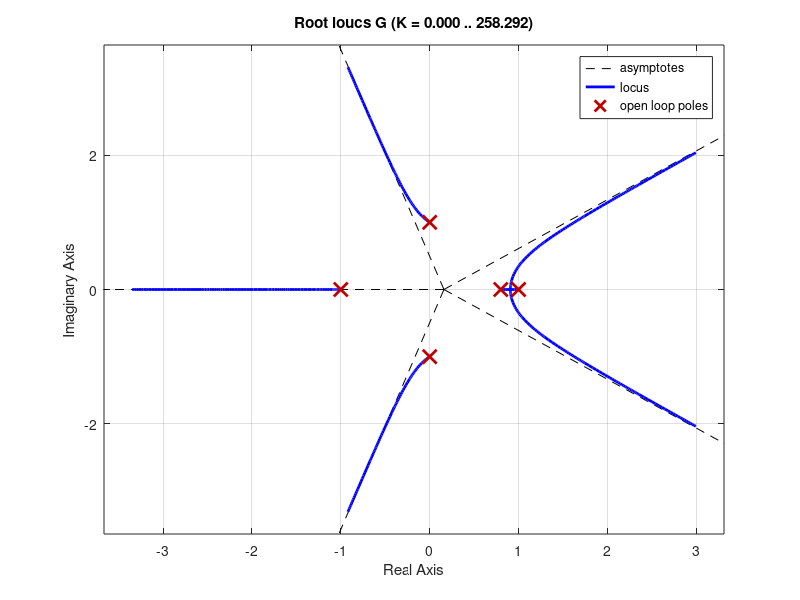

This figure's MATLAB source:
% 2014-01-31
% Xu Chen 
% maxchen@berkeley.edu 
N = 4;
q = 2;
p = 0.8;
G = tf([q],conv([1 0 0 0 -1],[1 -p]),1);
rlocus(G)